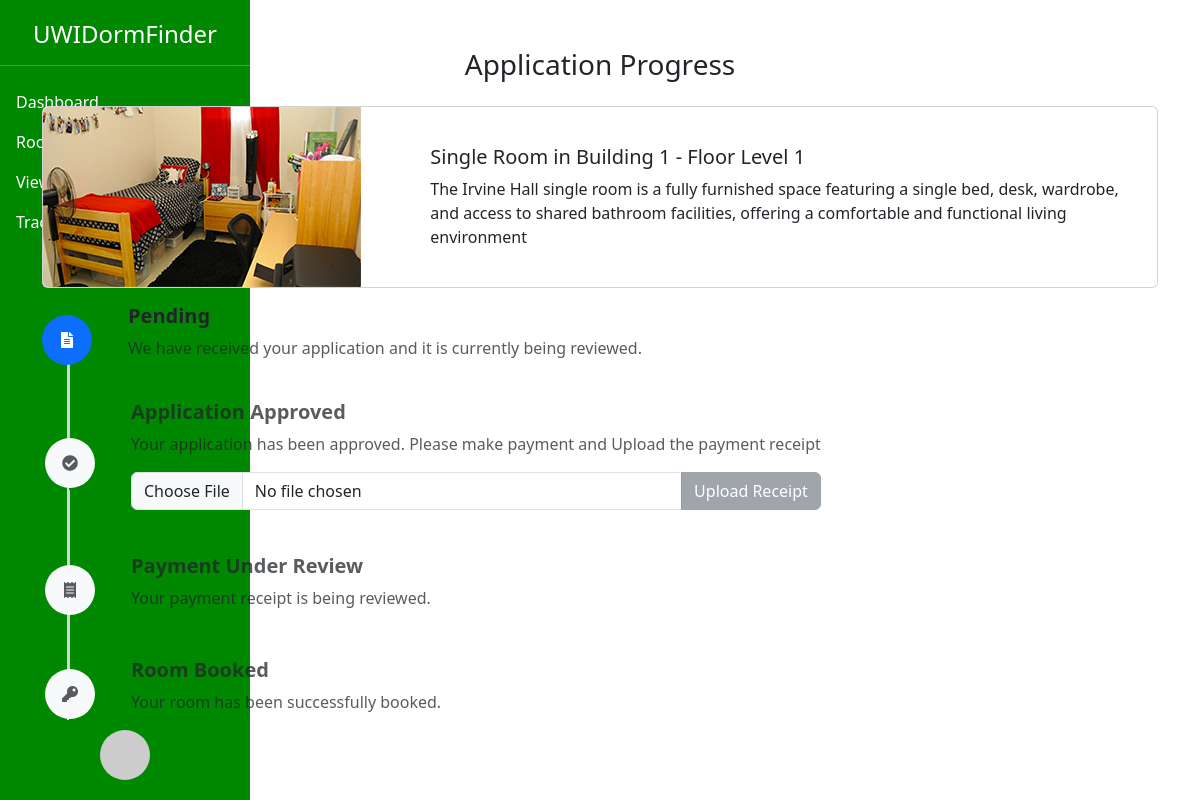
Page /track_application?room_id=1 (signed in) on the committed database.
### app/models.py (models this page shows)
class Room(db.Model):
    __tablename__ = 'rooms'
    id = db.Column(db.Integer, primary_key=True)
    building = db.Column(db.Integer, nullable=False)
    room_type = db.Column(db.String(50), nullable=False)
    floor_number = db.Column(db.Integer, nullable=False)
    description = db.Column(db.Text, nullable=False)
    total_rooms = db.Column(db.Integer, nullable=False)
    booked_rooms = db.Column(db.Integer, default=0)
    available_rooms = db.Column(db.Integer, nullable=False)
    image_url = db.Column(db.String(255), nullable=False)

class Application(db.Model):
    __tablename__ = 'applications'
    id = db.Column(db.Integer, primary_key=True)
    student_id = db.Column(db.String(20), nullable=False)
    first_name = db.Column(db.String(100), nullable=False)
    last_name = db.Column(db.String(100), nullable=False)
    middle_name = db.Column(db.String(100))
    email = db.Column(db.String(150), nullable=False)
    telephone = db.Column(db.String(15), nullable=False)
    gender = db.Column(db.String(10), nullable=False)
    education_level = db.Column(db.String(50), nullable=False)
    program_type = db.Column(db.String(50), nullable=False)
    reason_for_applying = db.Column(db.Text, nullable=False)
    co_curricular_activities = db.Column(db.Text)
    agreement = db.Column(db.Boolean, nullable=False)
    room_id = db.Column(db.Integer, db.ForeignKey('rooms.id'))
    status = db.Column(db.String(50))

### app/routes.py (the view, shortened to what this page needs)
@main.route('/track_application', methods=['GET', 'POST'])
def track_application():
    statuses = ['Pending', 'Application Approved', 'Payment Under Review', 'Room Booked']
    room_id = request.args.get('room_id')
    student_id = session['student_id']
    if room_id:
        application = Application.query.filter_by(room_id=room_id, student_id=student_id).first()
        if application:
            room = Room.query.get(application.room_id) if application.room_id else None
            applications_with_rooms = [
                {"application": application, "room": room}
            ]
        else:
            applications_with_rooms = []
    return render_template(
        'track_application.html',
        applications_with_rooms=applications_with_rooms,
        statuses=statuses,
        enumerate=enumerate
    )

### app/__init__.py (called while the page is built)
def create_app():
    app = Flask(__name__)
    app.config.from_object('config.Config')
    print(f"Database connected: {app.config['SQLALCHEMY_DATABASE_URI']}")
    db.init_app(app)
    migrate.init_app(app, db)
    with app.app_context():
        from . import models
        db.create_all()
    from app.routes import main
    app.register_blueprint(main)
    logging.basicConfig()
    logging.getLogger('sqlalchemy.engine').setLevel(logging.INFO)
    @event.listens_for(Engine, "before_cursor_execute")
    def log_sql_query(conn, cursor, statement, parameters, context, executemany):
        logging.info("Executing SQL: %s", statement)
        logging.info("With parameters: %s", parameters)
    return app

### app/templates/track_application.html (shortened to what this page needs)
{% extends "sidebar.html" %}
{% block content %}
<div class="container mt-5">
    <h3 class="mb-4 text-center">Application Progress</h3>
    {% if applications_with_rooms %}
        {% for item in applications_with_rooms %}
            {% set application = item.application %}
            {% set room = item.room %}
            <div class="card mb-3">
                <div class="row g-0">
                    {% if room %}
                        <div class="col-md-4">
                            <img src="{{ url_for('static', filename=room.image_url) }}" class="img-fluid rounded-start" alt="Room Image">
                        </div>
                        <div class="col-md-8 d-flex align-items-center">
                            <div class="card-body">
                                <h5 class="card-title">
                                    {{ room.room_type.title() ~ " Room in Building " ~ room.building ~ " - Floor Level " ~ room.floor_number }}
                                </h5>
                                <p class="card-text">{{ room.description }}</p>
                            </div>
                        </div>
                    {% else %}
                        <div class="col-md-12">
                            <p class="text-muted">No room associated with this application.</p>
                        </div>
                    {% endif %}
                </div>
            </div>
            <div class="timeline position-relative mb-5">
                {% set statuses = ['Pending', 'Application Approved', 'Payment Under Review', 'Room Booked'] %}
                {% for index, step_status in enumerate(statuses) %}
                    <div class="timeline-step d-flex align-items-center mb-4 position-relative">
                        {% if index > 0 %}
                            <div
                                class="timeline-line position-relative"
                                style="
                                    width: 3px;
                                    height: 80px;
                                    left: 25px;
                                    top: -60px;
                                    background-color: {% if statuses.index(application.status) >= index %} green {% else %} lightgray {% endif %};
                                ">
                            </div>
                        {% endif %}
                        <div
                            class="timeline-icon rounded-circle d-flex align-items-center justify-content-center
                            {% if statuses.index(application.status) >= index %}
                                bg-{{ ['primary', 'warning', 'info', 'success'][index] }} text-white
                            {% else %}
                                bg-light text-muted
                            {% endif %}"
                            style="width: 50px; height: 50px; position: relative; z-index: 9999;">
                            <i class="
                                {% if step_status == 'Pending' %}fas fa-file-alt{% endif %}
                                {% if step_status == 'Application Approved' %}fas fa-check-circle{% endif %}
                                {% if step_status == 'Payment Under Review' %}fas fa-receipt{% endif %}
                                {% if step_status == 'Room Booked' %}fas fa-key{% endif %}
                             "></i>
                        </div>
                        <div class="ms-3">
                            <h5 class="fw-bold
                            {% if statuses.index(application.status) >= index %}
                                text-dark
                            {% else %}
                                text-muted
                            {% endif %}">
                                {{ step_status }}
                            </h5>
                            <p class="{% if statuses.index(application.status) >= index %} text-muted {% else %} text-muted {% endif %}">
                                {% if step_status == 'Pending' %}
                                    We have received your application and it is currently being reviewed.
                                {% elif step_status == 'Application Approved' %}
                                    Your application has been approved. Please make payment and Upload the payment receipt
                                    <form action="{{ url_for('main.upload_receipt', application_id=application.id) }}" method="POST" enctype="multipart/form-data">
                                        <div class="input-group mt-2">
                                            <input type="file" name="receipt" accept=".pdf, .jpg, .png" class="form-control" required>
                                            <button type="submit" class="btn {% if statuses.index(application.status) < statuses.index('Application Approved') %}btn-secondary disabled{% else %}btn-success{% endif %}">Upload Receipt</button>
                                        </div>
                                    </form>
                                {% elif step_status == 'Payment Under Review' %}
                                    Your payment receipt is being reviewed.
                                {% elif step_status == 'Room Booked' %}
                                    Your room has been successfully booked.
                                {% endif %}
                            </p>
                        </div>
                    </div>
                {% endfor %}
            </div>
        {% endfor %}
    {% else %}
        <p class="text-center">No applications found.</p>
    {% endif %}
</div>
{% endblock content %}

### app/static/css/dashboard.css (style rules this page uses)
body { height: 100vh; }
.timeline { position: relative; margin: 0; padding: 0; }
.timeline-step { display: flex; align-items: center; margin-bottom: 30px; }
.timeline-step .timeline-icon { width: 50px; height: 50px; border-radius: 50%; display: flex; align-items: center; justify-content: center; margin-right: 20px; }
.timeline-step:not(:last-child)::after { content: ''; position: absolute; width: 2px; height: calc(100% + 30px); background-color: #ddd; left: 25px; top: 60px; }

### rows in the picture
Room: image_url (picture), room_type "Single Room in Building 1 - Floor Level 1", description "The Irvine Hall single room is a fully furnished space featuring a single bed, desk, wardrobe, and access to shared bathroom facilities, offering a comfortable and functional living environment"

### other values in the picture
{{ step_status }} "Pending" "Application Approved" "Payment Under Review" "Room Booked"
